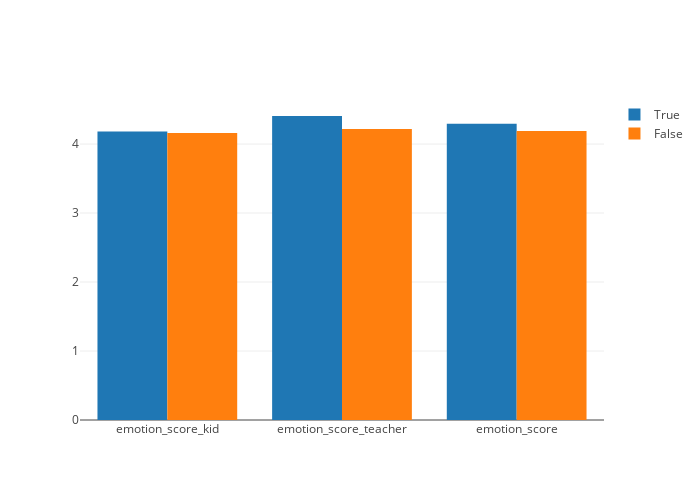

Source (notebook cell):
### Code cell
d2 = []
for col in [True,False]:
    trace = go.Bar(
        x=['emotion_score_kid','emotion_score_teacher','emotion_score'],
        y=df_cl_e[df_cl_e.teacher_old==col][['emotion_score_kid','emotion_score_teacher','emotion_score']].mean(),
        name=col
    )
    d2.append(trace)
l2 = go.Layout(
    hovermode='closest',
    width=700,
    height=500)
pyo.iplot(go.Figure(d2,l2))

### Figure 1 — Plotly figure (JSON) as saved in the notebook; plotly's stock layout.template omitted (floating-point values rounded to 4 significant figures)
{"data": [{"name": "True", "type": "bar", "uid": "e05ca511-b15d-4239-8266-5f8bebad1702", "x": ["emotion_score_kid", "emotion_score_teacher", "emotion_score"], "y": [4.183, 4.407, 4.295]}, {"name": "False", "type": "bar", "uid": "30c35474-f556-4ce6-a41f-bcc27ead17b7", "x": ["emotion_score_kid", "emotion_score_teacher", "emotion_score"], "y": [4.161, 4.218, 4.19]}], "layout": {"height": 500, "hovermode": "closest", "width": 700, "xaxis": {"autorange": true, "range": [-0.5, 2.5], "type": "category"}, "yaxis": {"autorange": true, "range": [0, 4.638], "type": "linear"}}}
